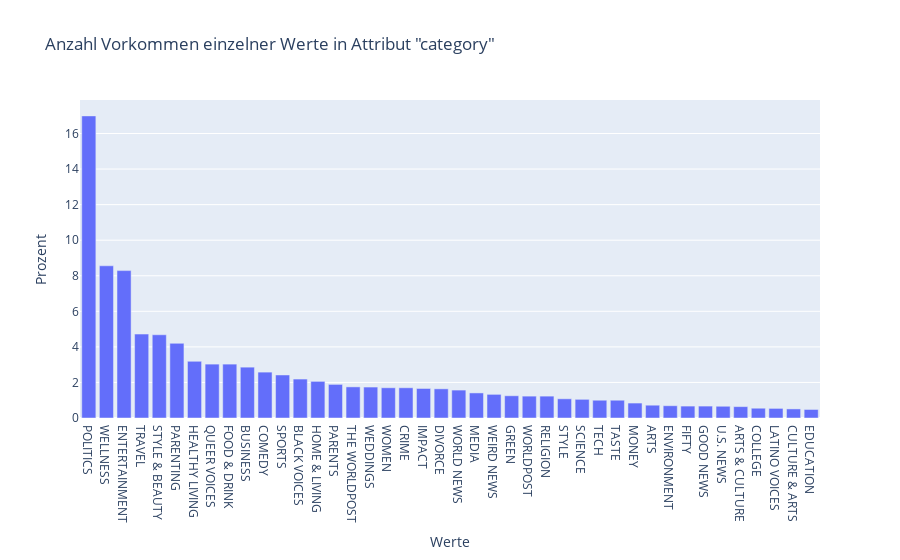

Notebook source saved alongside this figure:
### Code cell
# Category information
_column_values('category')

### Figure 1 — Plotly figure (JSON) as saved in the notebook; plotly's stock layout.template omitted (floating-point values rounded to 4 significant figures)
{"data": [{"alignmentgroup": "True", "hovertemplate": "variable=category<br>Werte=%{x}<br>Prozent=%{y}<extra></extra>", "legendgroup": "category", "marker": {"color": "#636efa", "pattern": {"shape": ""}}, "name": "category", "offsetgroup": "category", "orientation": "v", "showlegend": true, "textposition": "auto", "type": "bar", "x": ["POLITICS", "WELLNESS", "ENTERTAINMENT", "TRAVEL", "STYLE & BEAUTY", "PARENTING", "HEALTHY LIVING", "QUEER VOICES", "FOOD & DRINK", "BUSINESS", "COMEDY", "SPORTS", "BLACK VOICES", "HOME & LIVING", "PARENTS", "THE WORLDPOST", "WEDDINGS", "WOMEN", "CRIME", "IMPACT", "DIVORCE", "WORLD NEWS", "MEDIA", "WEIRD NEWS", "GREEN", "WORLDPOST", "RELIGION", "STYLE", "SCIENCE", "TECH", "TASTE", "MONEY", "ARTS", "ENVIRONMENT", "FIFTY", "GOOD NEWS", "U.S. NEWS", "ARTS & CULTURE", "COLLEGE", "LATINO VOICES", "CULTURE & ARTS", "EDUCATION"], "xaxis": "x", "y": [16.99, 8.56, 8.29, 4.72, 4.68, 4.2, 3.19, 3.03, 3.03, 2.86, 2.58, 2.42, 2.19, 2.06, 1.89, 1.75, 1.74, 1.7, 1.7, 1.66, 1.64, 1.57, 1.41, 1.33, 1.25, 1.23, 1.23, 1.08, 1.05, 1, 1, 0.84, 0.72, 0.69, 0.67, 0.67, 0.66, 0.64, 0.55, 0.54, 0.51, 0.48], "yaxis": "y"}], "layout": {"barmode": "relative", "legend": {"title": {"text": "variable"}, "tracegroupgap": 0}, "showlegend": false, "title": {"text": "Anzahl Vorkommen einzelner Werte in Attribut \"category\""}, "xaxis": {"anchor": "y", "domain": [0, 1], "title": {"text": "Werte"}}, "yaxis": {"anchor": "x", "domain": [0, 1], "title": {"text": "Prozent"}}}}
